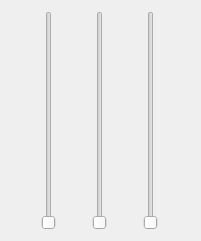
                        <widget class="QWidget" name="layoutWidget_16">
                            <property name="geometry">
                                <rect>
                                    <x>50</x>
                                    <y>210</y>
                                    <width>201</width>
                                    <height>241</height>
                                </rect>
                            </property>
                            <layout class="QHBoxLayout" name="horizontalLayout_9">
                                <item>
                                    <widget class="QSlider" name="src_slider">
                                        <property name="minimum">
                                            <number>1</number>
                                        </property>
                                        <property name="maximum">
                                            <number>60</number>
                                        </property>
                                        <property name="pageStep">
                                            <number>3</number>
                                        </property>
                                        <property name="orientation">
                                            <enum>Qt::Vertical</enum>
                                        </property>
                                    </widget>
                                </item>
                                <item>
                                    <widget class="QSlider" name="des_slider">
                                        <property name="autoFillBackground">
                                            <bool>false</bool>
                                        </property>
                                        <property name="minimum">
                                            <number>1</number>
                                        </property>
                                        <property name="maximum">
                                            <number>60</number>
                                        </property>
                                        <property name="pageStep">
                                            <number>3</number>
                                        </property>
                                        <property name="sliderPosition">
                                            <number>1</number>
                                        </property>
                                        <property name="orientation">
                                            <enum>Qt::Vertical</enum>
                                        </property>
                                        <property name="invertedAppearance">
                                            <bool>false</bool>
                                        </property>
                                        <property name="invertedControls">
                                            <bool>false</bool>
                                        </property>
                                        <property name="tickPosition">
                                            <enum>QSlider::NoTicks</enum>
                                        </property>
                                        <property name="tickInterval">
                                            <number>0</number>
                                        </property>
                                    </widget>
                                </item>
                                <item>
                                    <widget class="QSlider" name="amount_slider">
                                        <property name="autoFillBackground">
                                            <bool>false</bool>
                                        </property>
                                        <property name="minimum">
                                            <number>1</number>
                                        </property>
                                        <property name="maximum">
                                            <number>15</number>
                                        </property>
                                        <property name="pageStep">
                                            <number>3</number>
                                        </property>
                                        <property name="sliderPosition">
                                            <number>1</number>
                                        </property>
                                        <property name="orientation">
                                            <enum>Qt::Vertical</enum>
                                        </property>
                                        <property name="invertedAppearance">
                                            <bool>false</bool>
                                        </property>
                                        <property name="invertedControls">
                                            <bool>false</bool>
                                        </property>
                                        <property name="tickPosition">
                                            <enum>QSlider::NoTicks</enum>
                                        </property>
                                        <property name="tickInterval">
                                            <number>0</number>
                                        </property>
                                    </widget>
                                </item>
                            </layout>
                        </widget>
